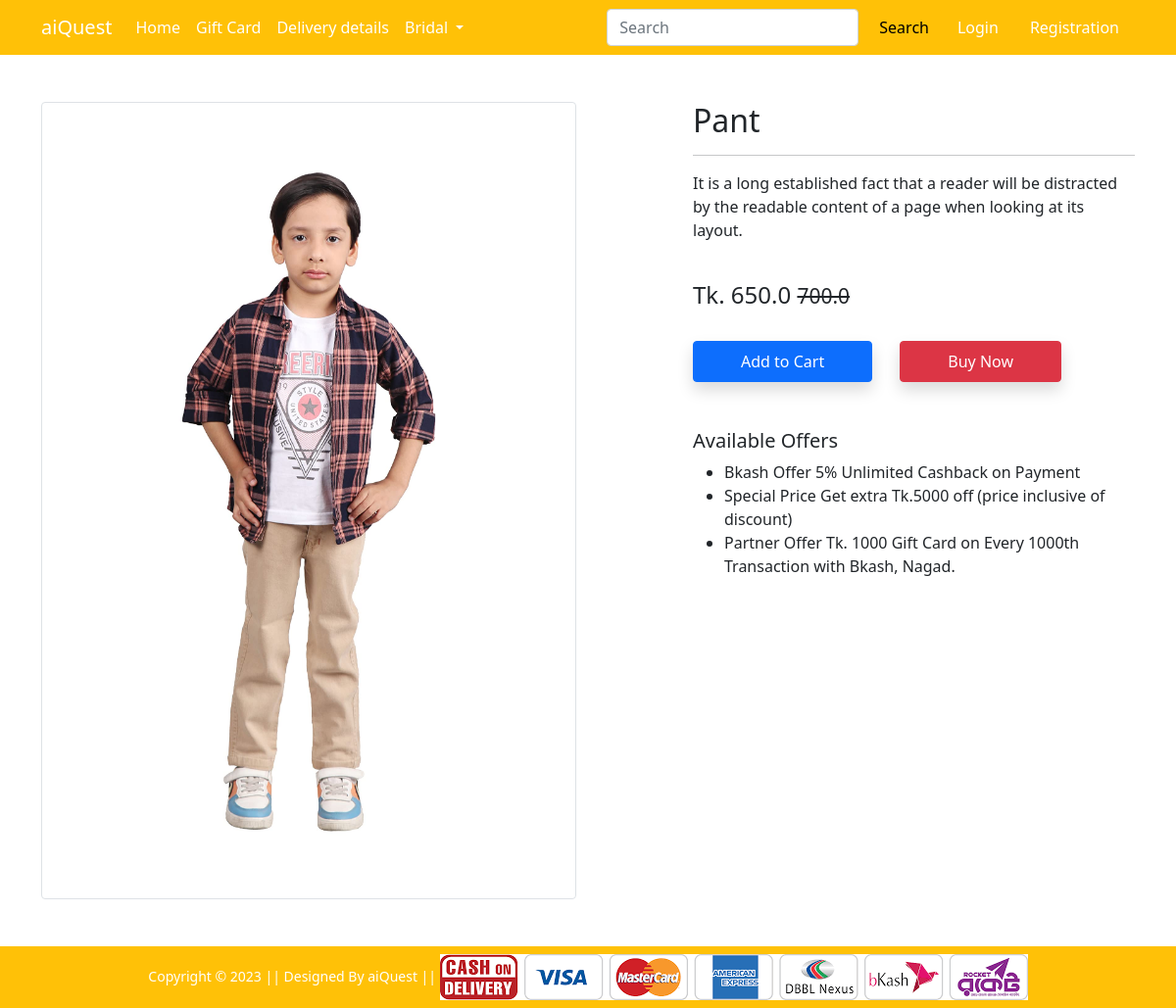
The app's page /product-detail/15 with its own data.
### Shop/models.py (models this page shows, shortened)
class product(models.Model):
    title=models.CharField( max_length=50)
    mein_price=models.FloatField()
    discount_price=models.FloatField()
    discription=models.TextField()
    brand=models.CharField(choices=BRAND_LIST,max_length=2)
    cetagory=models.CharField(choices=CETAGORY_LIST,max_length=2)
    product_img=models.ImageField( upload_to='productimg', height_field=None, width_field=None, max_length=None)

### Shop/views.py (the view)
# urls.py: path('product-detail/<int:pk>', views.productDetialView.as_view(), name='product-detail'),
class productDetialView(View):
 def get(self,request,pk):
   product_detail=product.objects.get(pk=pk)
   return render(request, 'Shop/productdetail.html',{'produc_d':product_detail})

### Shop/templates/Shop/productdetail.html (shortened to what this page needs)
{% extends 'Shop/base.html' %}
{% load static %}
{% block main-content %}
<div class="container my-5">
    <div class="row">
        <div class="col-sm-6 text-center align-self-center">
            <img src="{{produc_d.product_img.url}}" alt="" class="img-fluid img-thumbnail">
        </div>
        <div class="col-sm-5 offset-sm-1">
            <h2>{{produc_d.title}}</h2>
            <hr>
            <p>{{produc_d.discription}}</p> <br>
            <h4>Tk. {{produc_d.discount_price}} <small class="fw-light text-decoration-line-through">{{produc_d.mein_price}}</small></h4> <br>
            <form action="/add-to-card" class='d-inline'>
                <button type="submit" class="btn btn-primary shadow px-5 py-2" > Add to Cart</button>
            </form>
            <a href="{% url 'buy-now' %}" class="btn btn-danger shadow px-5 py-2 ms-4">Buy Now</a>
            <h5 class="mt-5">Available Offers</h5>
            <ul>
                <li>Bkash Offer 5% Unlimited Cashback on Payment</li>
                <li>Special Price Get extra Tk.5000 off (price inclusive of discount)</li>
                <li>Partner Offer Tk. 1000 Gift Card on Every 1000th Transaction with Bkash, Nagad.</li>
            </ul>
        </div>
    </div>
</div>
{% endblock main-content %}

### records on screen
product: product_img (picture), title "Pant", discription "It is a long established fact that a reader will be distracted by the readable content of a page when looking at its layout.", discount_price "650.0", mein_price "700.0"
